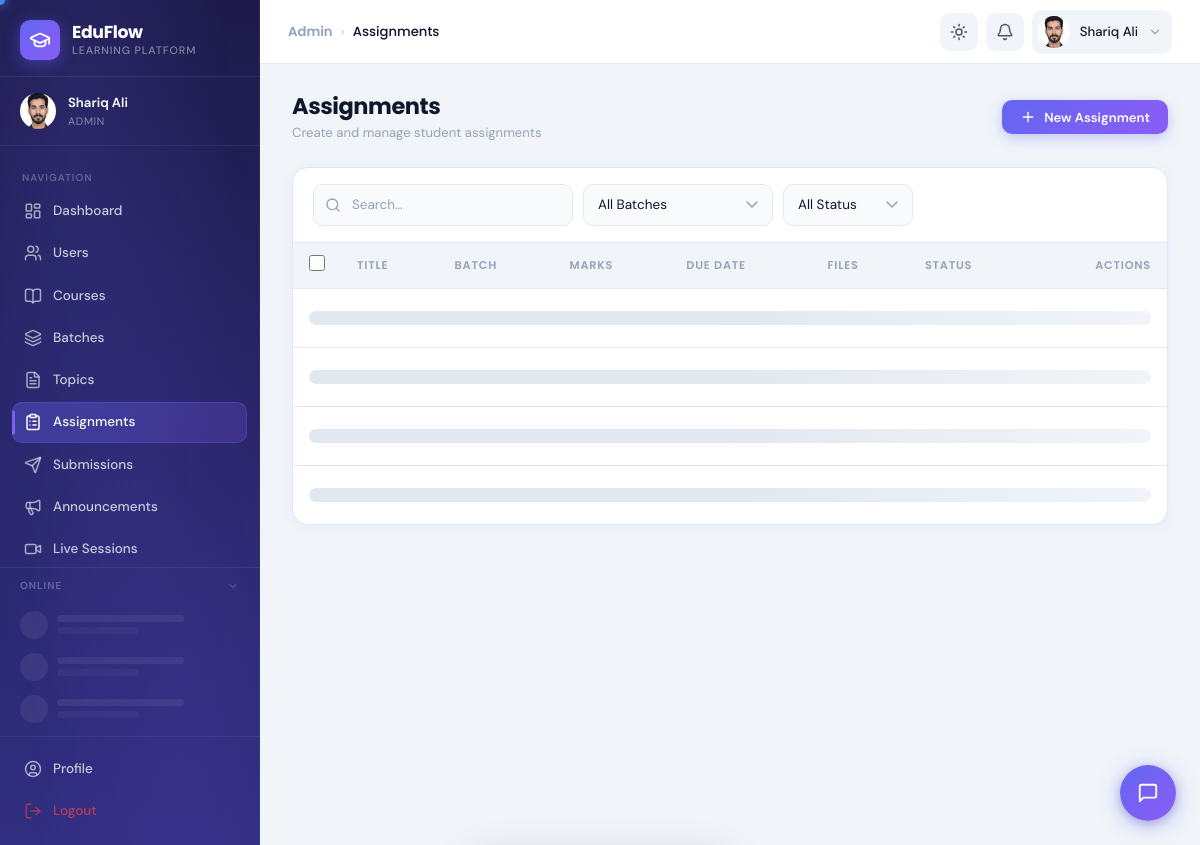
The app's page /eduFlow/admin/assignments.php (signed in) with its own data.
### tables this page shows
CREATE TABLE `users` (
  `id` int(10) UNSIGNED NOT NULL,
  `full_name` varchar(150) NOT NULL,
  `email` varchar(191) NOT NULL,
  `password` varchar(255) NOT NULL,
  `gender` enum('male','female','other') DEFAULT NULL,
  `profile_picture` varchar(255) DEFAULT NULL,
  `bio` text DEFAULT NULL,
  `phone` varchar(20) DEFAULT NULL,
  `is_verified` tinyint(1) DEFAULT 0,
  `status` enum('active','inactive') DEFAULT 'inactive',
  `is_online` tinyint(1) DEFAULT 0,
  `last_seen` datetime DEFAULT NULL,
  `theme_preference` enum('light','dark','system') DEFAULT 'system',
  `current_role` varchar(50) DEFAULT 'student',
  `bypass_gate` tinyint(1) NOT NULL DEFAULT 0,
  `created_at` timestamp NOT NULL DEFAULT current_timestamp(),
  `updated_at` timestamp NOT NULL DEFAULT current_timestamp() ON UPDATE current_timestamp(),
  `cnic` varchar(15) DEFAULT NULL,
  `user_id_number` varchar(5) DEFAULT NULL
);

### eduFlow/includes/auth_check.php (called while the page is built, shortened)
<?php
require_once __DIR__ . '/../config/db.php';
require_once __DIR__ . '/helpers.php';
$userId   = (int)$_SESSION['user_id'];
$stmt = $conn->prepare("
    SELECT u.*, GROUP_CONCAT(r.name ORDER BY r.id) as all_roles
    FROM users u
    LEFT JOIN user_roles ur ON u.id = ur.user_id
    LEFT JOIN roles r ON ur.role_id = r.id
    WHERE u.id = ?
    GROUP BY u.id
");
$stmt->bind_param('i', $userId);
$stmt->execute();
$currentUser = $stmt->get_result()->fetch_assoc();
$userRole = $currentUser['current_role'];

### eduFlow/admin/assignments.php (the view, shortened to what this page needs)
<?php
require_once __DIR__ . '/../includes/auth_check.php';
$breadcrumbs = [['label' => 'Admin'], ['label' => 'Assignments']];
$batches = [];
$r = $conn->query("SELECT b.id,b.name,c.title as ct FROM batches b JOIN courses c ON b.course_id=c.id WHERE b.status='active' ORDER BY b.name");
while ($row = $r->fetch_assoc()) $batches[] = $row;
include __DIR__ . '/../includes/header.php';
?>
<div class="app-layout">
  <?php include __DIR__ . '/../includes/sidebar.php'; ?>
  <div class="main-content">
    <?php include __DIR__ . '/../includes/navbar.php'; ?>
    <main class="page-content">
      <div class="page-header">
        <div>
          <h1 class="page-title">Assignments</h1>
          <p class="page-subtitle">Create and manage student assignments</p>
        </div>
        <button class="btn btn-primary" onclick="openAdd()"><i data-lucide="plus" style="width:16px;height:16px;"></i> New Assignment</button>
      </div>
      <div class="card">
        <div class="table-controls">
          <div class="search-box"><i data-lucide="search" class="search-box-icon"></i><input type="text" id="a-search" class="form-control" placeholder="Search…"></div>
          <select id="filter-batch" class="form-control" style="width:190px;">
            <option value="">All Batches</option><?php foreach ($batches as $b): ?><option value="<?= e($b['id']) ?>"><?= e($b['name']) ?></option><?php endforeach; ?>
          </select>
          <select id="filter-status" class="form-control" style="width:130px;">
            <option value="">All Status</option>
          </select>
        </div>
        <div style="overflow-x:auto;">
          <table id="a-table">
            <thead>
              <tr>
                <th style="width:40px;"><input type="checkbox" class="select-all-cb" style="width:16px;height:16px;cursor:pointer;accent-color:var(--primary);"></th>
                <th>Title</th>
                <th>Batch</th>
                <th>Marks</th>
                <th>Due Date</th>
                <th>Files</th>
                <th>Status</th>
                <th style="text-align:right;">Actions</th>
              </tr>
            </thead>
            <tbody id="a-tbody">
              <?php for ($i = 0; $i < 4; $i++): ?><tr>
                  <td colspan="8">
                    <div class="skeleton skeleton-text" style="margin:10px 0;"></div>
                  </td>
                </tr><?php endfor; ?>
            </tbody>
          </table>
        </div>
      </div>
    </main>
  </div>
</div>
<?php include __DIR__ . '/../includes/footer.php'; ?>

### eduFlow/includes/helpers.php (shortened to what this page needs)
<?php
function userAvatar($user, $size = 40)
{
    $name = htmlspecialchars($user['full_name'] ?? 'U');
    $isOnline = !empty($user['is_online']);
    $colors = ['#6366f1', '#8b5cf6', '#06b6d4', '#10b981', '#f59e0b', '#ef4444', '#ec4899', '#14b8a6'];
    $colorIndex = crc32($name) % count($colors);
    $color = $colors[abs($colorIndex)];
    $parts = explode(' ', trim($user['full_name'] ?? 'U'));
    $initials = strtoupper(substr($parts[0], 0, 1) . (isset($parts[1]) ? substr($parts[1], 0, 1) : ''));
    $onlineDot = $isOnline
        ? '<span class="avatar-online-dot"></span>'
        : '';
    $s  = $size;
    $fs = (int)($size * 0.36);
    if (!empty($user['profile_picture'])) {
        $pic      = $user['profile_picture'];
        $diskPath = $_SERVER['DOCUMENT_ROOT'] . BASE_PATH . '/uploads/profiles/' . $pic;
        $urlPath  = BASE_PATH . '/uploads/profiles/' . htmlspecialchars($pic, ENT_QUOTES);
        if (file_exists($diskPath)) {
            return '<div class="avatar-wrapper" style="width:' . $s . 'px;height:' . $s . 'px;position:relative;flex-shrink:0;">'
                . '<img src="' . $urlPath . '" style="width:' . $s . 'px;height:' . $s . 'px;border-radius:50%;object-fit:cover;" alt="' . $name . '">'
                . $onlineDot
                . '</div>';
        }
    }
    return '<div class="avatar-wrapper" style="width:' . $s . 'px;height:' . $s . 'px;position:relative;flex-shrink:0;">'
        . '<div style="width:' . $s . 'px;height:' . $s . 'px;background:' . $color . ';color:#fff;border-radius:50%;display:flex;align-items:center;justify-content:center;font-weight:700;font-size:' . $fs . 'px;font-family:Poppins,sans-serif;">' . $initials . '</div>'
        . $onlineDot
        . '</div>';
}
function e($str)
{
    return htmlspecialchars($str ?? '', ENT_QUOTES, 'UTF-8');
}

### eduFlow/includes/sidebar.php (shortened to what this page needs)
<?php
$currentPage = basename($_SERVER['PHP_SELF'], '.php');
$currentDir  = basename(dirname($_SERVER['PHP_SELF']));
function isActive($page, $dir = null)
{
  global $currentPage, $currentDir;
  return $currentPage === $page ? 'active' : '';
}
if (isset($conn) && isset($currentUser['id'])) {
  if (in_array($userRole, ['admin', 'teacher'])) {
    if ($userRole === 'admin') {
      $r = $conn->query("SELECT COUNT(*) as cnt FROM submissions WHERE status='submitted'");
    }
    if ($r) $pendingSubmissions = (int)($r->fetch_assoc()['cnt'] ?? 0);
    if ($userRole === 'admin') {
      $r2 = $conn->query("SELECT COUNT(*) AS cnt FROM course_applications WHERE status IN ('pending','test_submitted')");
      if ($r2) $pendingApplications = (int)($r2->fetch_assoc()['cnt'] ?? 0);
    }
  }
}
$navItems  = $navByRole[$userRole]['main'] ?? [];
$avatarHtml = userAvatar($currentUser, 36);
?>
<aside class="sidebar" id="sidebar">
  <div class="sidebar-brand">
    <div class="sidebar-logo">
      <i data-lucide="graduation-cap" style="width:22px;height:22px;color:#fff;"></i>
    </div>
    <div class="sidebar-brand-text">
      <span class="sidebar-brand-name">EduFlow</span>
      <span class="sidebar-brand-sub">Learning Platform</span>
    </div>
  </div>
  <div class="sidebar-user">
    <?= $avatarHtml ?>
    <div class="sidebar-user-info">
      <div class="sidebar-user-name"><?= e($currentUser['full_name']) ?></div>
      <div class="sidebar-user-role"><?= ucfirst(e($userRole)) ?></div>
    </div>
  </div>
  <nav class="sidebar-nav" role="navigation">
    <div class="sidebar-section-label">Navigation</div>
    <?php foreach ($navItems as $item): ?>
      <?php
      $href   = BASE_PATH . "/{$item['dir']}/{$item['page']}.php";
      $active = isActive($item['page'], $item['dir']);
      ?>
      <a href="<?= $href ?>"
        class="nav-item <?= $active ?>"
        data-tooltip="<?= e($item['label']) ?>"
        aria-current="<?= $active ? 'page' : 'false' ?>">
        <i data-lucide="<?= e($item['icon']) ?>" class="nav-item-icon"></i>
        <span><?= e($item['label']) ?></span>
      </a>
    <?php endforeach; ?>
  </nav>
  <div class="sidebar-presence" id="sidebar-presence">
    <div class="sidebar-presence-header" id="presence-toggle" role="button" aria-expanded="true" tabindex="0">
      <span style="font-size:0.67rem;font-weight:600;text-transform:uppercase;letter-spacing:0.1em;color:rgba(255,255,255,0.3);flex:1;">Online</span>
      <i data-lucide="chevron-down" id="presence-chevron" style="width:12px;height:12px;color:rgba(255,255,255,0.3);transition:transform 0.25s;flex-shrink:0;"></i>
    </div>
    <div class="presence-list" id="presence-list">
      <?php for ($i = 0; $i < 3; $i++): ?>
        <div class="presence-skeleton">
          <div class="presence-skel-avatar"></div>
          <div style="flex:1;display:flex;flex-direction:column;gap:5px;">
            <div class="presence-skel-line" style="width:70%;"></div>
            <div class="presence-skel-line" style="width:45%;opacity:0.5;"></div>
          </div>
        </div>
      <?php endfor; ?>
    </div>
  </div>
  <div class="sidebar-footer">
    <a href="<?= BASE_PATH ?>/includes/profile.php" class="nav-item <?= isActive('profile') ?>" data-tooltip="Profile">
      <i data-lucide="user-circle" class="nav-item-icon"></i>
      <span>Profile</span>
    </a>
    <a href="#" class="nav-item" style="color:rgba(239,68,68,0.7);" data-tooltip="Logout"
      onclick="showLogoutConfirm(); return false;">
      <i data-lucide="log-out" class="nav-item-icon"></i>
      <span>Logout</span>
    </a>
  </div>
</aside>

### eduFlow/includes/navbar.php (shortened to what this page needs)
<?php
$breadcrumbs = $breadcrumbs ?? [];
$avatarHtml  = userAvatar($currentUser ?? [], 32);
?>
<nav class="navbar" id="navbar" role="navigation" aria-label="Top navigation">
  <div class="navbar-title">
    <?php if (!empty($breadcrumbs)): ?>
      <div class="navbar-breadcrumb">
        <?php foreach ($breadcrumbs as $i => $crumb): ?>
          <?php if ($i > 0): ?><span class="separator">›</span><?php endif; ?>
          <?php if ($i < count($breadcrumbs) - 1): ?>
            <a href="<?= e($crumb['url'] ?? '#') ?>"><?= e($crumb['label']) ?></a>
          <?php else: ?>
            <span class="current"><?= e($crumb['label']) ?></span>
          <?php endif; ?>
        <?php endforeach; ?>
      </div>
    <?php else: ?>
      <span style="font-size:1rem;"><?= e($pageTitle ?? 'Dashboard') ?></span>
    <?php endif; ?>
  </div>
  <div class="navbar-actions">
    <button class="navbar-btn theme-toggle" id="theme-toggle" aria-label="Toggle dark mode"
      data-tooltip="Toggle theme">
      <div class="theme-toggle-sun">
        <i data-lucide="sun" style="width:18px;height:18px;"></i>
      </div>
    </button>
    <div class="user-menu" style="position:relative;">
      <?php if ($_SESSION['role'] != "student") : ?>
        <button class="navbar-btn" id="notif-btn" aria-label="Notifications"
          data-tooltip="Notifications">
          <i data-lucide="bell" style="width:18px;height:18px;"></i>
        </button>
      <?php endif; ?>
    </div>
    <div class="user-menu">
      <button class="user-menu-trigger" id="user-menu-trigger" aria-label="User menu" aria-expanded="false">
        <?= $avatarHtml ?>
        <span class="user-menu-name"><?= e($currentUser['full_name'] ?? 'User') ?></span>
        <i data-lucide="chevron-down" style="width:14px;height:14px;color:var(--text-muted);"></i>
      </button>
    </div>
  </div>
</nav>

### eduFlow/includes/sidebar.php (style rules this page uses)
.sidebar-presence { margin: 0 0 0 0; border-top: 1px solid rgba(255, 255, 255, 0.07); flex-shrink: 0; }
.sidebar-presence-header { display: flex; align-items: center; gap: 7px; padding: 10px 20px 8px; cursor: pointer; user-select: none; transition: background 0.15s; }
.presence-list { overflow-y: auto; max-height: 220px; scrollbar-width: thin; scrollbar-color: rgba(255, 255, 255, 0.08) transparent; padding: 2px 0 6px; }
.presence-skeleton { display: flex; align-items: center; gap: 9px; padding: 7px 20px; }
.presence-skel-avatar { width: 28px; height: 28px; border-radius: 50%; background: rgba(255, 255, 255, 0.07); flex-shrink: 0; animation: presencePulse 1.4s ease infinite; }
.presence-skel-line { height: 7px; border-radius: 4px; background: rgba(255, 255, 255, 0.07); animation: presencePulse 1.4s ease infinite; }
.sidebar-nav { min-height: 0; }

### records on screen
users: profile_picture (placeholder picture), full_name "Shariq Ali", current_role "ADMIN", label "Submissions"

### other values on screen
$item['label'] "Dashboard"
$item['label'] "Users"
$item['label'] "Courses"
$item['label'] "Batches"
$item['label'] "Topics"
$item['label'] "Assignments"
$item['label'] "Announcements"
$item['label'] "Live Sessions"
$crumb['label'] "Admin"
$crumb['label'] "Assignments"
